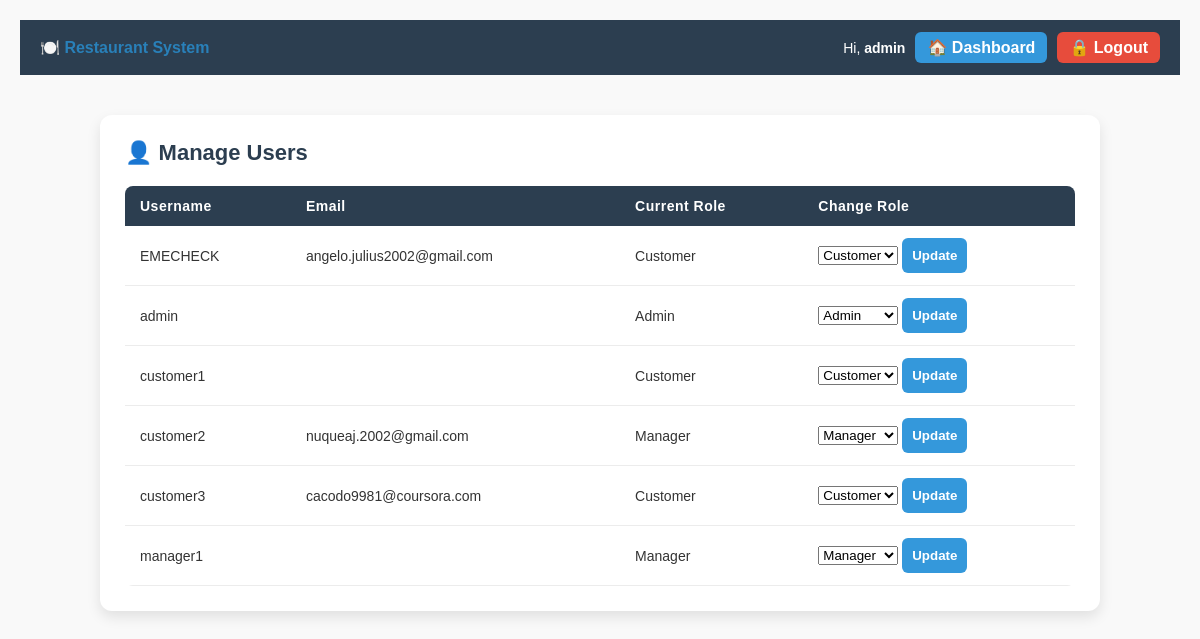
Page /manage-users/ (signed in) on the earlier database version.
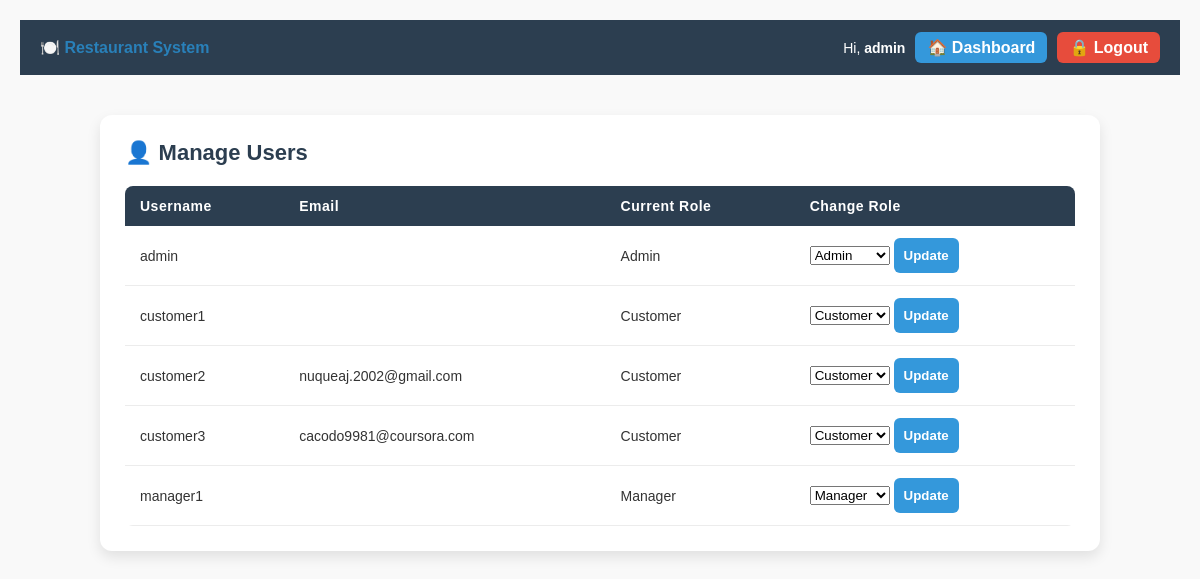
Same page on the later database version.
### accounts/models.py (models this page shows, shortened)
class User(AbstractUser):
    ROLE_CHOICES = (
        ('admin', 'Administrator'),
        ('manager', 'Manager'),
        ('customer', 'Customer'),
    )
    role = models.CharField(max_length=10, choices=ROLE_CHOICES, default='customer')
    is_locked = models.BooleanField(default=False)

### accounts/views.py (the view)
# urls.py: path("manage-users/", views.manage_users_view, name="manage_users"),
@login_required
def manage_users_view(request):
    if getattr(request.user, "role", None) != "admin":
        messages.error(request, "Not authorized!")
        return redirect("accounts:dashboard")
    users = User.objects.all().order_by("username")
    return render(request, "accounts/manage_users.html", {"users": users})

### accounts/templates/accounts/manage_users.html (shortened to what this page needs)
{% extends "base.html" %}
{% load static %}
{% block extra_css %}
<link rel="stylesheet" href="{% static 'css/logs.css' %}">
{% endblock %}
{% block content %}
<div class="table-container">
    <h2>👤 Manage Users</h2>
    <table class="logs-table">
        <thead>
            <tr>
                <th>Username</th>
                <th>Email</th>
                <th>Current Role</th>
                <th>Change Role</th>
            </tr>
        </thead>
        <tbody>
        {% for user in users %}
            <tr>
                <td>{{ user.username }}</td>
                <td>{{ user.email }}</td>
                <td>{{ user.role|title }}</td>
                <td>
                    <form method="post">
                        <select name="role">
                            <option value="customer" {% if user.role == 'customer' %}selected{% endif %}>Customer</option>
                            <option value="manager" {% if user.role == 'manager' %}selected{% endif %}>Manager</option>
                            <option value="admin" {% if user.role == 'admin' %}selected{% endif %}>Admin</option>
                        </select>
                        <button type="submit" class="btn-primary">Update</button>
                    </form>
                </td>
            </tr>
        {% endfor %}
        </tbody>
    </table>
</div>
{% endblock %}

### templates/base.html (shortened to what this page needs)
{% load static %}
<!DOCTYPE html>
<html lang="en">
<head>
    <link rel="stylesheet" href="{% static 'css/global.css' %}">
    {% block extra_css %}{% endblock %}
</head>
<body>
    <div class="navbar">
        <div class="nav-left">
            <a href="{% url 'accounts:login' %}" class="brand">🍽️ Restaurant System</a>
        </div>
        <div class="nav-right">
            {% if request.user.is_authenticated %}
                <span>Hi, <strong>{{ request.user.username }}</strong></span>
                <a href="{% url 'accounts:dashboard' %}" class="dashboard-link">🏠 Dashboard</a>
                <a href="{% url 'accounts:logout' %}" class="logout-link">🔒 Logout</a>
            {% else %}
                <span>Hi, Guest</span>
                <a href="{% url 'accounts:login' %}" class="dashboard-link">🔐 Login</a>
                <a href="{% url 'accounts:register' %}" class="logout-link">📝 Register</a>
            {% endif %}
        </div>
    </div>
    <div class="main-content">
        {% block content %}{% endblock %}
    </div>
</body>
</html>

### static/css/global.css (style rules this page uses)
* { margin: 0; padding: 0; box-sizing: border-box; }
body { font-family: Arial, sans-serif; background: #f9f9f9; color: #333; padding: 20px; }
h1, h2 { color: #2c3e50; }
a { text-decoration: none; color: #2980b9; }
.navbar { background: #2c3e50; color: white; padding: 12px 20px; display: flex; justify-content: space-between; align-items: center; }
.nav-left { font-size: 16px; font-weight: bold; }
.nav-right { display: flex; align-items: center; gap: 10px; }
.nav-right span { font-size: 14px; }
.nav-right a { display: flex; align-items: center; gap: 6px; color: white; font-weight: bold; padding: 6px 12px; border-radius: 6px; transition: background 0.3s; }
.nav-right a.dashboard-link { background: #3498db; }
.nav-right a.logout-link { background: #e74c3c; }
button, .btn-primary, .btn-secondary, .btn-link, .btn-small { border: none; border-radius: 6px; font-weight: bold; cursor: pointer; font-family: Arial, sans-serif; }
.btn-primary { background: #3498db; color: white; padding: 10px; }
.form-container, .table-container, .dashboard-container { max-width: 800px; margin: 40px auto; background: #ffffff; padding: 30px; border-radius: 10px; box-shadow: 0 4px 8px rgba(0,0,0,0.15); }
.main-content { margin-top: 20px; }

### static/css/logs.css (style rules this page uses)
.table-container { max-width: 1000px; margin: 40px auto; background: #ffffff; padding: 25px; border-radius: 12px; box-shadow: 0 6px 14px rgba(0, 0, 0, 0.1); }
.table-container h2 { display: flex; align-items: center; font-size: 22px; font-weight: 600; color: #2c3e50; margin-bottom: 20px; }
.logs-table { width: 100%; border-collapse: collapse; border-radius: 8px; overflow: hidden; }
.logs-table thead { background: #2c3e50; color: #ffffff; }
.logs-table th { text-align: left; padding: 12px 15px; font-size: 14px; font-weight: 600; letter-spacing: 0.5px; }
.logs-table td { padding: 12px 15px; font-size: 14px; border-bottom: 1px solid #ececec; color: #333; }

Differences in the rows shown:
removed User: username "EMECHECK", email "angelo.julius2002@gmail.com", role "Customer"
changed User "customer2": role "Manager" → "Customer"
